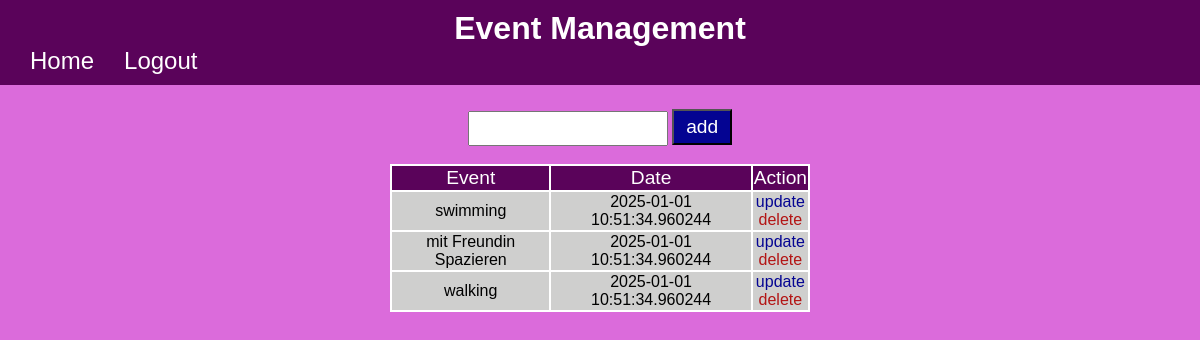
Before: /home (signed in) with the older database file.
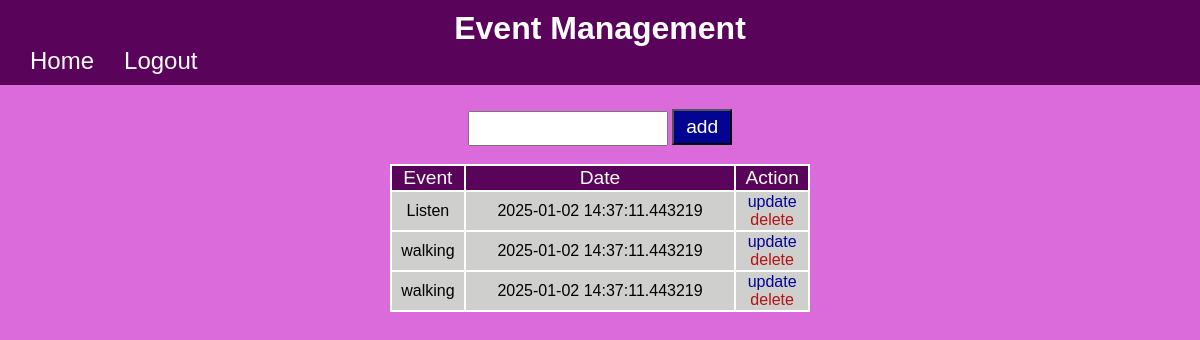
After: the same page with the newer database file.
### website/models.py (models this page shows)
class Event(db.Model):
    id = db.Column(db.Integer, primary_key=True)
    content = db.Column(db.String(60))
    due_date = db.Column(db.DateTime, default=datetime.utcnow())
    user_id = db.Column(db.Integer, db.ForeignKey('user.id'), nullable = False)

### website/views.py (the view, shortened to what this page needs)
@views.route('/home', methods=['POST', 'GET'])
@login_required
def home():
    return render_template('home.html', user=current_user)

### website/__init__.py (called while the page is built)
def create_app():
    app = Flask(__name__, template_folder="template")
    app.config['SQLALCHEMY_DATABASE_URI'] = f'sqlite:///{DATA_BN}'
    app.config['SECRET_KEY'] = 'abcdefghijk'
    db.init_app(app)
    from website.views import views
    from website.auth import auth
    app.register_blueprint(auth, url_prefix='/')
    app.register_blueprint(views, url_prefix='/')
    from website.models import User, Event
    with app.app_context():
        db.create_all()
    login_manager = LoginManager()
    login_manager.login_view = 'auth.login'
    login_manager.init_app(app)
    @login_manager.user_loader
    def load_user(id):
        return User.query.get(int(id))
    return app

### website/template/home.html (shortened to what this page needs)
{% extends 'base.html' %}
{% block content %}
<div class="content" align="center" >
    <br>
    <form  method="POST" align="center">
        <div>
            <input type="text" name="content" id="content" >
            <button type="submit" id="button" >add</button>
        </div>
    </form>
    <br>
    <table id="table">
        <thead align='center' id="thead">
            <td>Event</td>
            <td>Date</td>
            <td>Action</td>
        </thead>
        <tbody align="center" id="tbody">
            {% for event in user.events %}
                <tr id="table-row">
                    <td>{{ event.content }}</td>
                    <td>{{ event.due_date.date() }}  {{ event.due_date.time() }}</td>
                    <td style="text-align:center;">
                        <a id="update" href="/update/{{event.id}}" >update</a>
                        <br>
                        <a id="delete" href="/delete/{{event.id}}" >delete</a>
                    </td>
                </tr>
            {% endfor %}
        </tbody>
    </table>
    <br>
</div>
{% endblock %}

### website/template/base.html (shortened to what this page needs)
<!DOCTYPE html>
<html lang="en">
    <head>
        <link rel="stylesheet" href="../static/base.css">
    </head>
    <body>
        <nav class="navbar" align="center">
          {% block nav %}
            <a href="#" class="navbar-logo" align="center">Event Management</a>
            <div class="navbar-container">
                      {% if user.is_authenticated %}
                      <ul class="navbar-links" >
                        <li ><a class="nav-item nav-link" id="base" href="{{ url_for('views.home') }}" >Home</a></li>
                        <li><a class="nav-item nav-link" id="base" href="{{ url_for('auth.logout') }}">Logout</a></li>
                      </ul>
                      {% endif%}
            </div>
          {% endblock%}
        </nav>
            <div class="container" align="center">{% block content %} {% endblock %}</div>
    </body>
</html>

### website/static/base.css (style rules this page uses)
.navbar { background-color: rgb(90, 3, 90); padding:10px 20px; }
.navbar-logo { font-weight: bold; text-decoration: none; font-size:xx-large; color: white; }
.navbar-container { display:flex; justify-content: space-between; }
.navbar-links { list-style:none; display: flex; flex-direction:row; gap:10px; padding:0px; margin:0px; justify-content: flex-start; }
#base { background-color:rgb(90, 3, 90); text-decoration:none; padding:10px; color:white; font-size:x-large; }
body { background-color: rgb(219, 107, 219); background-size: cover; box-sizing: border-box; background-position: center; font-family: sans-serif; padding: 0%; margin: 0%; }
#table { padding:0px; background-color:white; width:70%; }
#thead { background-color: rgb(90, 3, 90); width:100%; font-size:larger; color: white; }
#tbody { background-color: #cfcfce; }
#update { text-decoration:none; color:rgb(4, 4, 146); text-align:center; }
#delete { text-decoration:none; color:rgb(179, 20, 20); text-align:center; }
#button { background-color: rgb(4, 4, 146); color:white; width: 10%; padding:5px; font-size:larger; }
.content { width:50%; padding: 6px; }
button { background-color: rgb(90, 3, 90); color:white; width:7%; padding:4px; font-size:larger; }
div input { width: 30%; padding:8px; }

Changed rows visible on the page:
removed Event: content "swimming", due_date "2025-01-01", due_date.time "10:51:34.960244"
removed Event: content "mit Freundin Spazieren", due_date "2025-01-01", due_date.time "10:51:34.960244"
removed Event: content "walking", due_date "2025-01-01", due_date.time "10:51:34.960244"
added Event: content "Listen", due_date "2025-01-02", due_date.time "14:37:11.443219"
added Event: content "walking", due_date "2025-01-02", due_date.time "14:37:11.443219"
added Event: content "walking", due_date "2025-01-02", due_date.time "14:37:11.443219"
